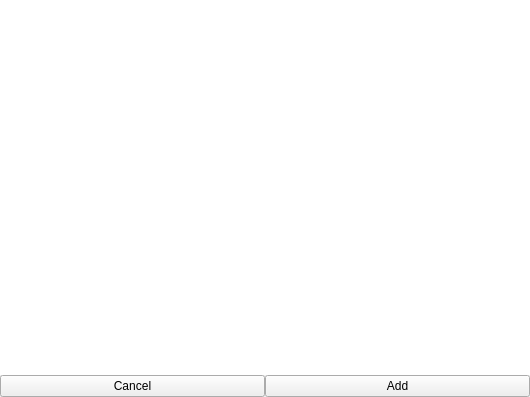
<?xml version="1.0" encoding="UTF-8"?>
<ui version="4.0">
 <class>pathChooserDialog</class>
 <widget class="QWidget" name="pathChooserDialog">
  <property name="geometry">
   <rect>
    <x>0</x>
    <y>0</y>
    <width>530</width>
    <height>397</height>
   </rect>
  </property>
  <property name="sizePolicy">
   <sizepolicy hsizetype="Preferred" vsizetype="Preferred">
    <horstretch>0</horstretch>
    <verstretch>0</verstretch>
   </sizepolicy>
  </property>
  <property name="windowTitle">
   <string>Form</string>
  </property>
  <property name="styleSheet">
   <string notr="true">QTreeView
{
	border:0 px solid;
	background-color:white;
}</string>
  </property>
  <layout class="QVBoxLayout" name="verticalLayout">
   <property name="spacing">
    <number>0</number>
   </property>
   <property name="leftMargin">
    <number>0</number>
   </property>
   <property name="topMargin">
    <number>0</number>
   </property>
   <property name="rightMargin">
    <number>0</number>
   </property>
   <property name="bottomMargin">
    <number>0</number>
   </property>
   <item>
    <widget class="QTreeView" name="treeView">
     <property name="styleSheet">
      <string notr="true"/>
     </property>
     <attribute name="headerVisible">
      <bool>false</bool>
     </attribute>
     <attribute name="headerDefaultSectionSize">
      <number>0</number>
     </attribute>
    </widget>
   </item>
   <item>
    <layout class="QHBoxLayout" name="horizontalLayout">
     <item>
      <widget class="QPushButton" name="cancelButton">
       <property name="text">
        <string>Cancel</string>
       </property>
       <attribute name="buttonGroup">
        <string notr="true">buttonGroup</string>
       </attribute>
      </widget>
     </item>
     <item>
      <widget class="QPushButton" name="insertPathButton">
       <property name="text">
        <string>Add</string>
       </property>
       <attribute name="buttonGroup">
        <string notr="true">buttonGroup</string>
       </attribute>
      </widget>
     </item>
    </layout>
   </item>
  </layout>
 </widget>
 <resources/>
 <connections/>
 <buttongroups>
  <buttongroup name="buttonGroup"/>
 </buttongroups>
</ui>
